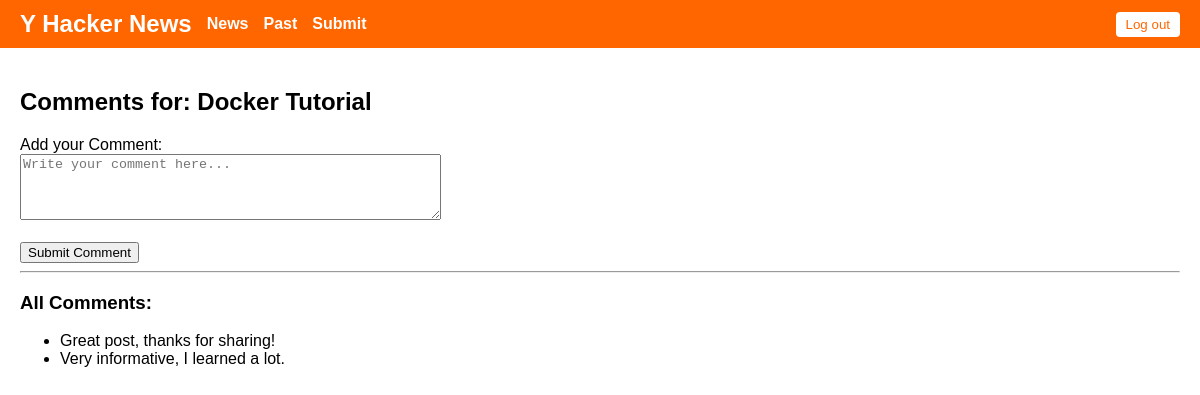
/comment/7/, run on the app's committed database.
### hacker_news/models.py (models this page shows, shortened)
class Posts(models.Model):
    user = models.ForeignKey(Details, on_delete=models.CASCADE, related_name='posts')
    title = models.CharField(max_length=255)
    link = models.URLField()
    likes = models.PositiveIntegerField(default=0)
    dislikes = models.PositiveIntegerField(default=0)
    created_at = models.DateTimeField(auto_now_add=True)

class Comments(models.Model):
    post = models.ForeignKey(Posts, on_delete=models.CASCADE, related_name='comments')
    comment = models.TextField()

### hacker_news/views.py (the view, shortened to what this page needs)
# urls.py: path('comment/<int:post_id>/',views.comment_view,name='comment')
def comment_view(request, post_id):
    post = get_object_or_404(Posts, id=post_id)
    comments = post.comments.all()
    return render(request, 'hacker_news/comments.html', {'user_authenticated': True,'post': post, 'comments': comments})

### hacker_news/templates/hacker_news/comments.html (shortened to what this page needs)
<!DOCTYPE html>
<html lang="en">
<head>
</head>
<body>
    {% load static %}
    <link rel="stylesheet" href="{% static 'hacker_news/styles.css' %}">
    <header>
        <div class="nav-left">
            <h1>Y Hacker News</h1>
            <a href="{% if user_authenticated %}{% url 'hacker_news:newest' %}{% else %}{% url 'hacker_news:login' %}{% endif %}">News</a>
            <a href="{% if user_authenticated %}{% url 'hacker_news:past' %}{% else %}{% url 'hacker_news:login' %}{% endif %}">Past</a>
            <a href="{% if user_authenticated %}{% url 'hacker_news:submit_view' %}{% else %}{% url 'hacker_news:login' %}{% endif %}">Submit</a>
        </div>
        <div class="nav-right">
            {% if user_authenticated %}
                <a href="{% url 'hacker_news:logout' %}"><button>Log out</button></a>
            {% else %}
                <a href="{% url 'hacker_news:login' %}"><button>Log in</button></a>
            {% endif %}
        </div>
    </header>
    {% if user_authenticated %}
    <div class="content">
        <div class="submit-form">
            <h2>Comments for: {{ post.title }}</h2>
            <form action="{% url 'hacker_news:comment' post.id%}" method="post">
                <label for="comment">Add your Comment:</label><br>
                <textarea id="comment" name="comment" rows="4" cols="50" placeholder="Write your comment here..."></textarea><br><br>
                <button type="submit">Submit Comment</button>
            </form>
        </div>
        <hr>
        <div class="comments-list">
            <h3>All Comments:</h3>
            {% if comments %}
                <ul>
                    {% for comment in comments %}
                        <li>{{ comment.comment }}</li>
                    {% endfor %}
                </ul>
            {% else %}
                <p>No comments yet. Be the first to comment!</p>
            {% endif %}
        </div>
    </div>
    {% endif %}
</body>
</html>

### hacker_news/static/hacker_news/styles.css (style rules this page uses)
body { font-family: Arial, sans-serif; margin: 0; padding: 0; }
header { background-color: #f60; color: white; padding: 10px 20px; display: flex; align-items: center; justify-content: space-between; }
.nav-left { display: flex; align-items: center; gap: 15px; }
.nav-left h1 { margin: 0; font-size: 1.5rem; }
.nav-left a { color: white; text-decoration: none; font-weight: bold; }
.nav-right a button { padding: 5px 10px; background-color: white; color: #f60; border: none; border-radius: 4px; cursor: pointer; }
.content { padding: 20px; }

### data on the page
Posts: title "Docker Tutorial"
Comments: comment "Great post, thanks for sharing!"
Comments: comment "Very informative, I learned a lot."
